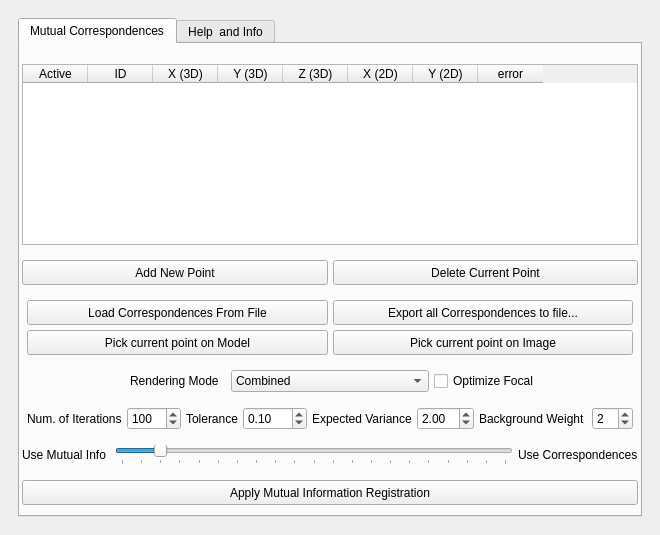
<?xml version="1.0" encoding="UTF-8"?>
<ui version="4.0">
 <class>edit_mutualcorrsDialog</class>
 <widget class="QWidget" name="edit_mutualcorrsDialog">
  <property name="geometry">
   <rect>
    <x>0</x>
    <y>0</y>
    <width>614</width>
    <height>535</height>
   </rect>
  </property>
  <property name="windowTitle">
   <string>Raster registration using mutual correspondences</string>
  </property>
  <layout class="QHBoxLayout" name="horizontalLayout_2">
   <property name="spacing">
    <number>6</number>
   </property>
   <property name="leftMargin">
    <number>9</number>
   </property>
   <property name="topMargin">
    <number>9</number>
   </property>
   <property name="rightMargin">
    <number>9</number>
   </property>
   <property name="bottomMargin">
    <number>9</number>
   </property>
   <item>
    <widget class="QFrame" name="frame">
     <layout class="QVBoxLayout" name="verticalLayout_2">
      <item>
       <widget class="QTabWidget" name="tabWidget">
        <property name="minimumSize">
         <size>
          <width>0</width>
          <height>0</height>
         </size>
        </property>
        <property name="currentIndex">
         <number>0</number>
        </property>
        <widget class="QWidget" name="mutCorr">
         <attribute name="title">
          <string>Mutual Correspondences</string>
         </attribute>
         <layout class="QVBoxLayout" name="verticalLayout">
          <property name="spacing">
           <number>5</number>
          </property>
          <property name="leftMargin">
           <number>2</number>
          </property>
          <property name="topMargin">
           <number>5</number>
          </property>
          <property name="rightMargin">
           <number>2</number>
          </property>
          <property name="bottomMargin">
           <number>5</number>
          </property>
          <item>
           <layout class="QHBoxLayout" name="horizontalLayout_3">
            <property name="topMargin">
             <number>5</number>
            </property>
            <property name="bottomMargin">
             <number>5</number>
            </property>
           </layout>
          </item>
          <item>
           <layout class="QHBoxLayout" name="horizontalLayout_4">
            <property name="topMargin">
             <number>5</number>
            </property>
            <property name="bottomMargin">
             <number>5</number>
            </property>
            <item>
             <widget class="QTableWidget" name="tableWidget">
              <property name="selectionMode">
               <enum>QAbstractItemView::SingleSelection</enum>
              </property>
              <property name="selectionBehavior">
               <enum>QAbstractItemView::SelectRows</enum>
              </property>
              <attribute name="horizontalHeaderDefaultSectionSize">
               <number>65</number>
              </attribute>
              <column>
               <property name="text">
                <string>Active</string>
               </property>
              </column>
              <column>
               <property name="text">
                <string>ID</string>
               </property>
              </column>
              <column>
               <property name="text">
                <string>X (3D)</string>
               </property>
              </column>
              <column>
               <property name="text">
                <string>Y (3D)</string>
               </property>
              </column>
              <column>
               <property name="text">
                <string>Z (3D)</string>
               </property>
              </column>
              <column>
               <property name="text">
                <string>X (2D)</string>
               </property>
              </column>
              <column>
               <property name="text">
                <string>Y (2D)</string>
               </property>
              </column>
              <column>
               <property name="text">
                <string>error</string>
               </property>
              </column>
             </widget>
            </item>
           </layout>
          </item>
          <item>
           <layout class="QHBoxLayout" name="horizontalLayout">
            <property name="topMargin">
             <number>5</number>
            </property>
            <property name="rightMargin">
             <number>0</number>
            </property>
            <property name="bottomMargin">
             <number>5</number>
            </property>
            <item>
             <widget class="QPushButton" name="addLine">
              <property name="minimumSize">
               <size>
                <width>100</width>
                <height>25</height>
               </size>
              </property>
              <property name="text">
               <string>Add New Point</string>
              </property>
             </widget>
            </item>
            <item>
             <widget class="QPushButton" name="delLine">
              <property name="minimumSize">
               <size>
                <width>100</width>
                <height>25</height>
               </size>
              </property>
              <property name="text">
               <string>Delete Current Point</string>
              </property>
             </widget>
            </item>
           </layout>
          </item>
          <item>
           <layout class="QGridLayout" name="gridLayout">
            <property name="leftMargin">
             <number>5</number>
            </property>
            <property name="topMargin">
             <number>5</number>
            </property>
            <property name="rightMargin">
             <number>5</number>
            </property>
            <property name="bottomMargin">
             <number>5</number>
            </property>
            <item row="0" column="0">
             <widget class="QPushButton" name="loadFromFile">
              <property name="minimumSize">
               <size>
                <width>100</width>
                <height>25</height>
               </size>
              </property>
              <property name="text">
               <string>Load Correspondences From File</string>
              </property>
              <property name="checkable">
               <bool>false</bool>
              </property>
              <property name="flat">
               <bool>false</bool>
              </property>
             </widget>
            </item>
            <item row="0" column="1">
             <widget class="QPushButton" name="exportToFile">
              <property name="minimumSize">
               <size>
                <width>100</width>
                <height>25</height>
               </size>
              </property>
              <property name="text">
               <string>Export all Correspondences to file...</string>
              </property>
             </widget>
            </item>
            <item row="1" column="0">
             <widget class="QPushButton" name="pickCurrent">
              <property name="minimumSize">
               <size>
                <width>100</width>
                <height>25</height>
               </size>
              </property>
              <property name="text">
               <string>Pick current point on Model</string>
              </property>
             </widget>
            </item>
            <item row="1" column="1">
             <widget class="QPushButton" name="buttonPickRef">
              <property name="minimumSize">
               <size>
                <width>100</width>
                <height>25</height>
               </size>
              </property>
              <property name="text">
               <string>Pick current point on Image</string>
              </property>
             </widget>
            </item>
           </layout>
          </item>
          <item>
           <layout class="QHBoxLayout" name="horizontalLayout_5">
            <property name="leftMargin">
             <number>5</number>
            </property>
            <property name="topMargin">
             <number>5</number>
            </property>
            <property name="rightMargin">
             <number>5</number>
            </property>
            <property name="bottomMargin">
             <number>5</number>
            </property>
            <item alignment="Qt::AlignRight">
             <widget class="QLabel" name="renderingLabel">
              <property name="text">
               <string>Rendering Mode  </string>
              </property>
             </widget>
            </item>
            <item>
             <widget class="QComboBox" name="renderingBox">
              <item>
               <property name="text">
                <string>Combined</string>
               </property>
              </item>
              <item>
               <property name="text">
                <string>Normal Map</string>
               </property>
              </item>
              <item>
               <property name="text">
                <string>Color per Vertex</string>
               </property>
              </item>
              <item>
               <property name="text">
                <string>Specular</string>
               </property>
              </item>
              <item>
               <property name="text">
                <string>Silhouette</string>
               </property>
              </item>
              <item>
               <property name="text">
                <string>Specular Combined</string>
               </property>
              </item>
             </widget>
            </item>
            <item>
             <widget class="QCheckBox" name="checkFocal">
              <property name="text">
               <string>Optimize Focal</string>
              </property>
             </widget>
            </item>
           </layout>
          </item>
          <item>
           <layout class="QHBoxLayout" name="horizontalLayout_7">
            <property name="leftMargin">
             <number>5</number>
            </property>
            <property name="topMargin">
             <number>5</number>
            </property>
            <property name="rightMargin">
             <number>5</number>
            </property>
            <property name="bottomMargin">
             <number>5</number>
            </property>
            <item>
             <widget class="QLabel" name="labelIter">
              <property name="text">
               <string>Num. of Iterations</string>
              </property>
             </widget>
            </item>
            <item>
             <widget class="QSpinBox" name="spinIter">
              <property name="minimum">
               <number>10</number>
              </property>
              <property name="maximum">
               <number>5000</number>
              </property>
              <property name="singleStep">
               <number>10</number>
              </property>
              <property name="value">
               <number>100</number>
              </property>
             </widget>
            </item>
            <item>
             <widget class="QLabel" name="labelTolerance">
              <property name="text">
               <string>Tolerance</string>
              </property>
             </widget>
            </item>
            <item>
             <widget class="QDoubleSpinBox" name="spinTolerance">
              <property name="minimum">
               <double>0.000000000000000</double>
              </property>
              <property name="maximum">
               <double>200.000000000000000</double>
              </property>
              <property name="value">
               <double>0.100000000000000</double>
              </property>
             </widget>
            </item>
            <item>
             <widget class="QLabel" name="labelVar">
              <property name="text">
               <string>Expected Variance</string>
              </property>
             </widget>
            </item>
            <item>
             <widget class="QDoubleSpinBox" name="spinVariance">
              <property name="decimals">
               <number>2</number>
              </property>
              <property name="minimum">
               <double>0.000000000000000</double>
              </property>
              <property name="maximum">
               <double>10.000000000000000</double>
              </property>
              <property name="singleStep">
               <double>0.100000000000000</double>
              </property>
              <property name="value">
               <double>2.000000000000000</double>
              </property>
             </widget>
            </item>
            <item>
             <widget class="QLabel" name="labelBackg">
              <property name="text">
               <string>Background Weight </string>
              </property>
             </widget>
            </item>
            <item>
             <widget class="QSpinBox" name="spinBackg">
              <property name="minimum">
               <number>1</number>
              </property>
              <property name="maximum">
               <number>10</number>
              </property>
              <property name="value">
               <number>2</number>
              </property>
             </widget>
            </item>
           </layout>
          </item>
          <item>
           <layout class="QGridLayout" name="gridLayout_2">
            <property name="topMargin">
             <number>5</number>
            </property>
            <property name="bottomMargin">
             <number>5</number>
            </property>
            <item row="1" column="1">
             <widget class="QLabel" name="label">
              <property name="text">
               <string>Use Mutual Info </string>
              </property>
             </widget>
            </item>
            <item row="1" column="2">
             <widget class="QSlider" name="mutcorrSlider">
              <property name="maximum">
               <number>100</number>
              </property>
              <property name="singleStep">
               <number>10</number>
              </property>
              <property name="value">
               <number>10</number>
              </property>
              <property name="orientation">
               <enum>Qt::Horizontal</enum>
              </property>
              <property name="tickPosition">
               <enum>QSlider::TicksBelow</enum>
              </property>
              <property name="tickInterval">
               <number>5</number>
              </property>
             </widget>
            </item>
            <item row="1" column="3">
             <widget class="QLabel" name="label_2">
              <property name="text">
               <string>Use Correspondences</string>
              </property>
             </widget>
            </item>
           </layout>
          </item>
          <item>
           <layout class="QVBoxLayout" name="verticalLayout_3">
            <property name="topMargin">
             <number>5</number>
            </property>
            <property name="bottomMargin">
             <number>5</number>
            </property>
            <item>
             <widget class="QPushButton" name="buttonApply">
              <property name="enabled">
               <bool>true</bool>
              </property>
              <property name="minimumSize">
               <size>
                <width>100</width>
                <height>25</height>
               </size>
              </property>
              <property name="text">
               <string>Apply Mutual Information Registration</string>
              </property>
             </widget>
            </item>
           </layout>
          </item>
         </layout>
        </widget>
        <widget class="QWidget" name="tab">
         <attribute name="title">
          <string>Help  and Info</string>
         </attribute>
         <widget class="QLabel" name="label_3">
          <property name="geometry">
           <rect>
            <x>20</x>
            <y>10</y>
            <width>541</width>
            <height>451</height>
           </rect>
          </property>
          <property name="font">
           <font>
            <pointsize>9</pointsize>
            <weight>50</weight>
            <bold>false</bold>
           </font>
          </property>
          <property name="text">
           <string>&lt;html&gt;&lt;head/&gt;&lt;body&gt;&lt;p&gt;This component gives the possibility to align a raster model on a model. &lt;br/&gt;It works as the previous mutual information filter, with the additional possibility to set and use correspondences to “drive” the alignment. The main options are:&lt;/p&gt;&lt;p&gt;&lt;span style=&quot; font-weight:600;&quot;&gt;Rendering mode&lt;/span&gt;: the rendering mode that will be used to calculate mutual information&lt;br/&gt;&lt;span style=&quot; font-weight:600;&quot;&gt;Optimize Focal&lt;/span&gt;: optimize focal length in addition to camera extrinsics&lt;br/&gt;&lt;span style=&quot; font-weight:600;&quot;&gt;Num. of iterations&lt;/span&gt;: number of iterations of the convergence method&lt;br/&gt;&lt;span style=&quot; font-weight:600;&quot;&gt;Tolerance&lt;/span&gt;: tolerance in the change of value of Mutual Information. It influences the convergence&lt;br/&gt;&lt;span style=&quot; font-weight:600;&quot;&gt;Expected variance&lt;/span&gt;: the amount of perturbation in camera parameters to reach the alignment&lt;br/&gt;&lt;span style=&quot; font-weight:600;&quot;&gt;Background weight&lt;/span&gt;: weight of the pixels of the background in the MI calculation. 2 means 50%, 3 means 33% and so on.&lt;br/&gt;&lt;span style=&quot; font-weight:600;&quot;&gt;Use MI / Use correspondences&lt;/span&gt;: weight of MI and correspondences in the alignment phase. If the slider is all on the left, pure MI is used, if it’s all on the right, only the correspondences are used. If no correspondences are available, pure MI is used. The default value of the slider is usually a good compromise between the two contributions.&lt;/p&gt;&lt;p&gt;To set up a correspondence, click on “&lt;span style=&quot; font-weight:600;&quot;&gt;Add new point&lt;/span&gt;”. The click on the point line in the table to select it. Then click on “&lt;span style=&quot; font-weight:600;&quot;&gt;Pick current point on model&lt;/span&gt;” and double click on the 3D model to set the 3D point, then click on “&lt;span style=&quot; font-weight:600;&quot;&gt;Pick current point on image&lt;/span&gt;” and double click on the image to set the 2D correspondence.&lt;br/&gt;The point can be removed or made “&lt;span style=&quot; font-weight:600;&quot;&gt;inactive&lt;/span&gt;” (double click on “&lt;span style=&quot; font-weight:600;&quot;&gt;active&lt;/span&gt;” in the Table). In that case, the point won’t be used when alignment is performed. The last column gives the current alignment error of the pixel (it’s calculated at the end of any alignment iteration).&lt;/p&gt;&lt;p&gt;Please refer to these papers if you use this component:&lt;/p&gt;&lt;p&gt;M. Sottile, M. Dellepiane, P. Cignoni, R. Scopigno, &lt;span style=&quot; font-style:italic;&quot;&gt;Mutual Correspondences: an hybrid method for image-to-geometry registration&lt;/span&gt;, Eurographics Italian Chapter Conference 2010, page 81-88 - Nov 2010&lt;/p&gt;&lt;p&gt;M. Corsini, M. Dellepiane, F. Ponchio, R. Scopigno, &lt;span style=&quot; font-style:italic;&quot;&gt;Image-to-Geometry Registration: a Mutual Information Method exploiting Illumination-related Geometric Properties&lt;/span&gt;, Computer Graphics Forum, Volume 28, Number 7, page 1755-1764 - 2009&lt;/p&gt;&lt;p&gt;&lt;br/&gt;&lt;/p&gt;&lt;/body&gt;&lt;/html&gt;</string>
          </property>
          <property name="wordWrap">
           <bool>true</bool>
          </property>
         </widget>
        </widget>
       </widget>
      </item>
     </layout>
    </widget>
   </item>
  </layout>
 </widget>
 <resources/>
 <connections/>
</ui>
